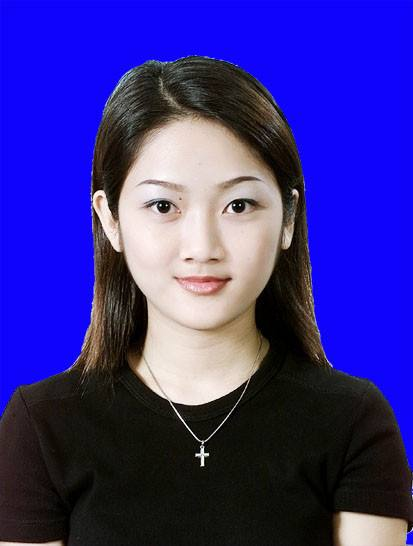
#> input picture python/code_112/toux.jpg, 413 x 546 px
$ python opencv_112.py   (older library calls are emulated)
#> lines starting #> are read from the running program, lines starting #| are printed output that depends on the picture
import numpy as np
import cv2 as cv

image = cv.imread('toux.jpg')
#> image is the input picture: shape (546, 413, 3); mean B, G, R 143.5, 46, 55.8
cv.imshow("input", image)
h, w ,ch = image.shape
#> h = 546; w = 413; ch = 3
# 构建图像数据
data = image.reshape((-1,3))
data = np.float32(data)

# 图像分割
criteria = (cv.TERM_CRITERIA_EPS + cv.TERM_CRITERIA_MAX_ITER, 10, 1.0)
num_clusters = 4
ret,label,center=cv.kmeans(data, num_clusters, None, criteria, num_clusters, cv.KMEANS_RANDOM_CENTERS)
#> ret = 150441594.4; center = [[198.9, 207.8, 225], [251, 3.4, 15.33], [97.69, 111.5, 130], [15.53, 21.36, 24.91]]

# 生成mask区域
index = label[0][0]
#> index = 1
center = np.uint8(center)
#> center = [[198, 207, 224], [251, 3, 15], [97, 111, 130], [15, 21, 24]]
color = center[0]
#> color = [198, 207, 224]
mask = np.ones((h, w), dtype=np.uint8)*255.
label = np.reshape(label, (h, w))
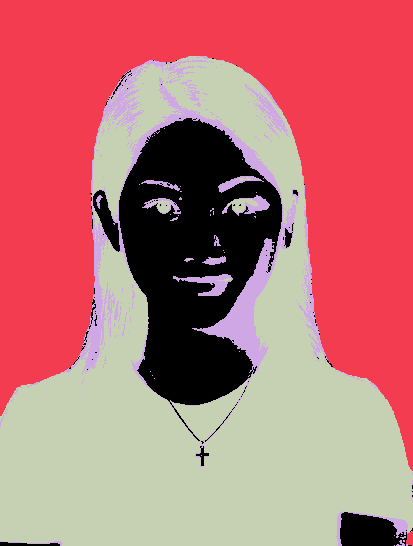
#> label: shape (546, 413) int32; 4 distinct labels, from 0 to 3; one colour per label, 0 black
# alpha图
mask[label == index] = 0

# 高斯模糊
se = cv.getStructuringElement(cv.MORPH_RECT, (3, 3))
# 膨胀，防止背景出现
cv.erode(mask, se, mask)
#边缘模糊
mask = cv.GaussianBlur(mask, (5, 5), 0)
cv.imshow('background-mask',mask)
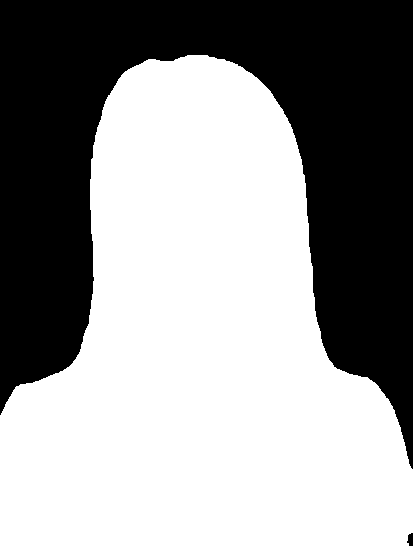
#> window 'background-mask': shape (546, 413); min 0, max 255, mean 151.6

# 白色背景
bg = np.ones(image.shape, dtype=np.float)*255.

# 粉丝背景
purle = np.array([255, 0, 255])
bg_color = np.tile(purle, (image.shape[0], image.shape[1], 1))

alpha = mask.astype(np.float32) / 255.
fg = alpha[..., None] * image
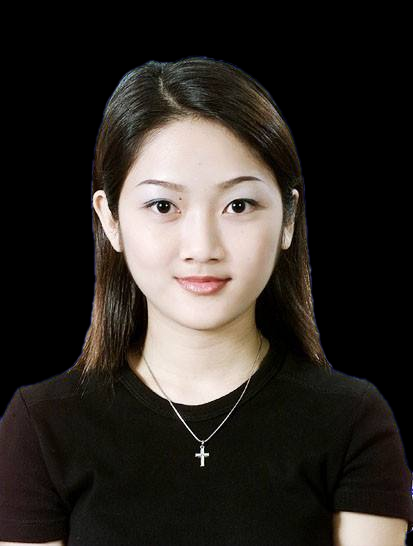
#> fg: shape (546, 413, 3) float32; mean B, G, R 39.6, 44.2, 49.1
new_image = fg + (1 - alpha[..., None])*bg
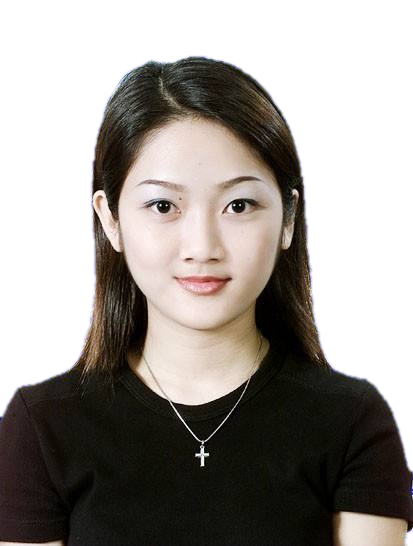
#> new_image: shape (546, 413, 3) float64; mean B, G, R 145.7, 150.3, 155.2
new_image_purle = fg + (1 - alpha[..., None])*bg_color
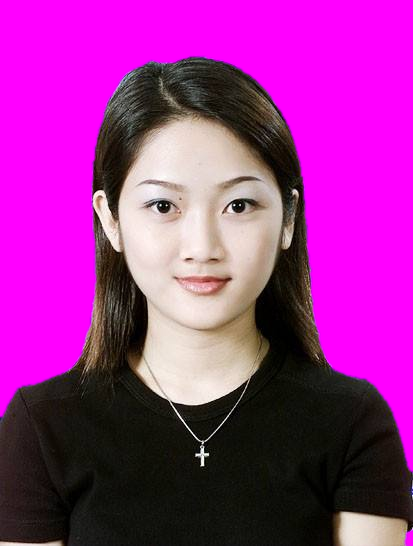
#> new_image_purle: shape (546, 413, 3) float64; mean B, G, R 145.7, 44.2, 155.2

# [10 lines of commented-out code are left out]
cv.imshow("background substitution", bg_color.astype(np.uint8))
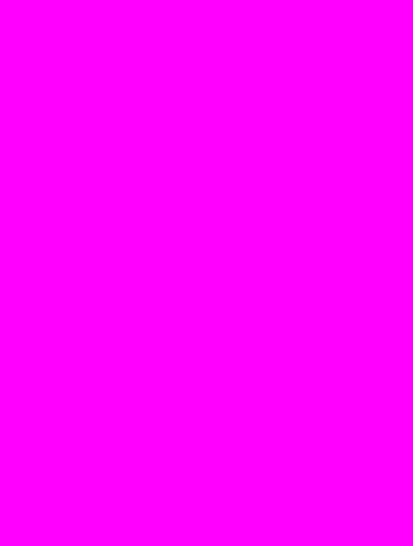
#> window 'background substitution': shape (546, 413, 3); mean B, G, R 255, 0, 255
cv.imwrite("white.jpg", np.hstack((image, new_image.astype(np.uint8))))
cv.imwrite("purle.jpg", np.hstack((image, new_image_purle.astype(np.uint8))))
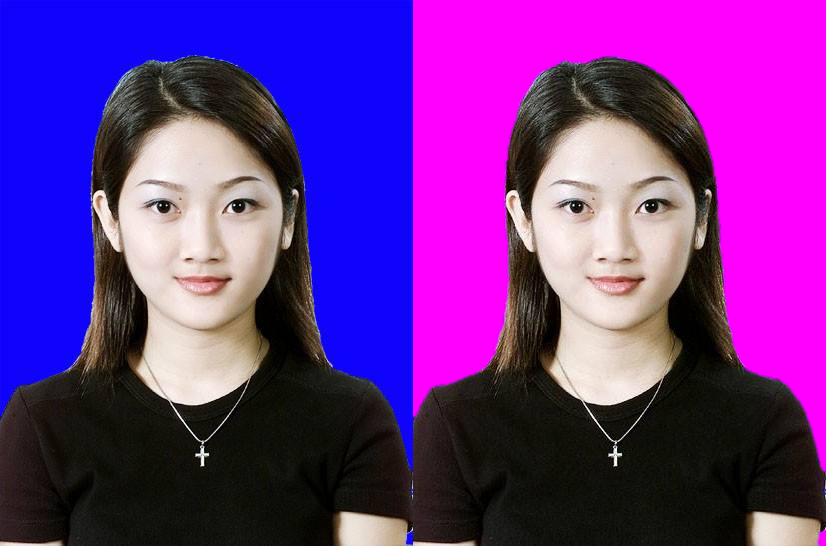
#> saved as purle.jpg: shape (546, 826, 3); mean B, G, R 144.6, 45.1, 105.5
cv.waitKey(0)
cv.destroyAllWindows()
